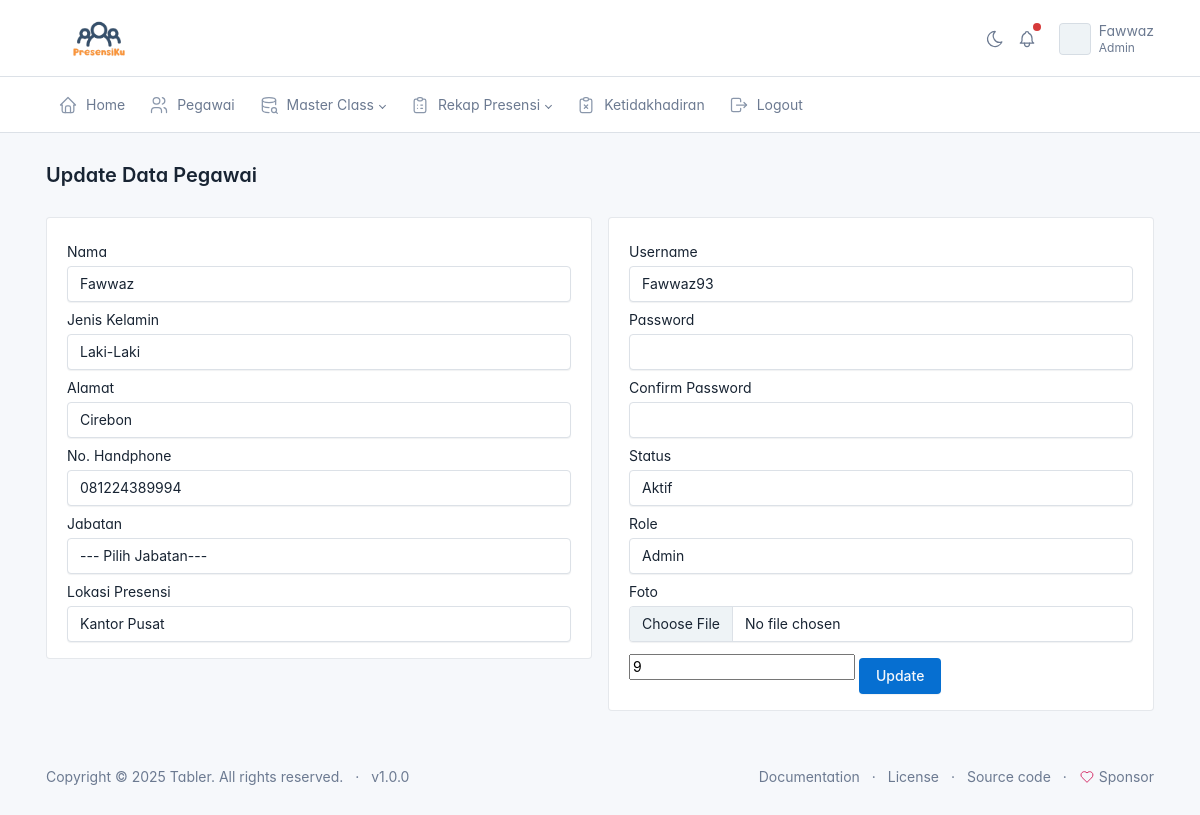
Screenshot of /admin/data_pegawai/edit.php?id=9 (signed in) with the database file from the repository.
### tables this page shows
CREATE TABLE `users` (
  `id` int(11) NOT NULL,
  `id_pegawai` int(11) NOT NULL,
  `username` varchar(225) NOT NULL,
  `password` varchar(300) NOT NULL,
  `status` varchar(20) NOT NULL,
  `role` varchar(20) NOT NULL
);

CREATE TABLE `pegawai` (
  `id` int(11) NOT NULL,
  `nip` varchar(50) NOT NULL,
  `name` varchar(200) NOT NULL,
  `jenis_kelamin` varchar(20) NOT NULL,
  `alamat` varchar(225) NOT NULL,
  `no_handphone` varchar(20) NOT NULL,
  `jabatan` varchar(100) NOT NULL,
  `lokasi_presensi` varchar(50) NOT NULL,
  `foto` varchar(225) NOT NULL
);

### config.php (called while the page is built, shortened)
<?php
function base_url($url = null)
{
    $base_url = 'http://localhost/RPLPresensi';
    if ($url != null) {
        return $base_url . '/' . $url;
    } else {
        return $base_url;
    }
}
?>

### admin/data_pegawai/edit.php (the view, shortened to what this page needs)
<?php
include('../layout/header.php');
require_once('../../config.php');
$id = isset($_GET['id']) ? $_GET['id'] : $_POST['id'];
$result = mysqli_query($connection, "SELECT users.id_pegawai, users.username, users.password, users.status, users.role, pegawai.* FROM users JOIN pegawai ON users.id_pegawai = pegawai.id WHERE pegawai.id = '$id'");
while ($pegawai = mysqli_fetch_array($result)) {
    $name = $pegawai['name'];
    $jenis_kelamin = $pegawai['jenis_kelamin'];
    $alamat = $pegawai['alamat'];
    $no_handphone = $pegawai['no_handphone'];
    $lokasi_presensi = $pegawai['lokasi_presensi'];
    $username = $pegawai['username'];
    $status = $pegawai['status'];
    $role = $pegawai['role'];
}
?>
<div class="page-body">
    <div class="container-xl">
        <form action="<?= base_url('admin/data_pegawai/edit.php') ?>" method="POST" enctype="multipart/form-data">
            <div class="row">
                <div class="col-md-6">
                    <div class="card">
                        <div class="card-body">
                            <div class="md-3 mt-2">
                                <label for="" class="mb-1">Nama</label>
                                <input type="text" class="form-control" name="name" id="name" value="<?= $name ?>"
                                    required>
                            </div>
                            <div class="md-3 mt-2">
                                <label for="" class="mb-1">Jenis Kelamin</label>
                                <select name="jenis_kelamin" class="form-control">
                                    <option value="Laki-Laki"
                                        <?= trim($jenis_kelamin) == 'Laki-Laki' ? 'selected' : '' ?>>
                                        Laki-Laki</option>
                                </select>
                            </div>
                            <div class="md-3 mt-2">
                                <label for="" class="mb-1">Alamat</label>
                                <input type="text" class="form-control" name="alamat" id="alamat" value="<?= $alamat ?>"
                                    required>
                            </div>
                            <div class="md-3 mt-2">
                                <label for="" class="mb-1">No. Handphone</label>
                                <input type="text" class="form-control" name="no_handphone" id="no_handphone"
                                    value="<?= $no_handphone ?>" required>
                            </div>
                            <div class="md-3 mt-2">
                                <label for="" class="mb-1">Jabatan</label>
                                <select name="jabatan" class="form-control">
                                    <option value="">--- Pilih Jabatan---</option>
                                </select>
                            </div>
                            <div class=" md-3 mt-2">
                                <label for="" class="mb-1">Lokasi Presensi</label>
                                <select name="lokasi_presensi" class="form-control">
                                    <?php
                                    $ambil_lok_presensi = mysqli_query($connection, "SELECT * FROM lokasi_presensi ORDER BY nama_lokasi ASC");
                                    while ($lokasi = mysqli_fetch_assoc($ambil_lok_presensi)) {
                                        $nama_lokasi = $lokasi['nama_lokasi'];
                                        if ($lokasi_presensi == $nama_lokasi) {
                                            echo '<option selected value="' . $nama_lokasi . '">' . $nama_lokasi . '</option>';
                                        } else {
                                            echo '<option value="' . $nama_lokasi . '">' . $nama_lokasi . '</option>';
                                        }
                                    }
                                    ?>
                                </select>
                            </div>
                        </div>
                    </div>
                </div>
                <div class="col-md-6">
                    <div class="card">
                        <div class="card-body">
                            <div class="md-3 mt-2">
                                <label for="" class="mb-1">Username</label>
                                <input type="text" class="form-control" name="username" id="username"
                                    value="<?= $username ?>" required>
                            </div>
                            <div class="md-3 mt-2">
                                <label for="" class="mb-1">Password</label>
                                <input type="password" class="form-control" name="password">
                            </div>
                            <div class="md-3 mt-2">
                                <label for="" class="mb-1">Confirm Password</label>
                                <input type="password" class="form-control" name="password_confirm"
                                    id="password_confirm">
                            </div>
                            <div class="md-3 mt-2">
                                <label for="" class="mb-1">Status</label>
                                <select name="status" class="form-control">
                                    <option <?php if ($status == 'Aktif') {
                                        echo 'selected';
                                    } ?> value=" Aktif">
                                        Aktif
                                    </option>
                                </select>
                            </div>
                            <div class="md-3 mt-2">
                                <label for="" class="mb-1">Role</label>
                                <select name="role" class="form-control">
                                    <option <?php if ($role == 'admin') {
                                        echo 'selected';
                                    } ?> value="admin">
                                        Admin
                                    </option>
                                </select>
                            </div>
                            <div class="md-3 mt-2">
                                <label for="" class="mb-1">Foto</label>
                                <input type="file" class="form-control" name="foto_baru" id="foto"
                                    placeholder="Masukkan foto">
                            </div>
                            <input type="text" value="<?= $id ?>" name="id">
                            <button class="btn btn-primary mt-3" name="edit" type="submit">Update</button>
                        </div>
                    </div>
                </div>
            </div>
        </form>
    </div>
</div>
<?php include('../layout/footer.php'); ?>

### rows the page displays
users: name "Fawwaz", alamat "Cirebon", no_handphone "081224389994", username "Fawwaz93", status "Aktif", role "Admin"
pegawai: jenis_kelamin "Laki-Laki"

### other values shown
$_SESSION['name'] "Fawwaz"
$_SESSION['jabatan'] "Admin"
$judul "Update Data Pegawai"
form field lokasi_presensi "Kantor Pusat"
